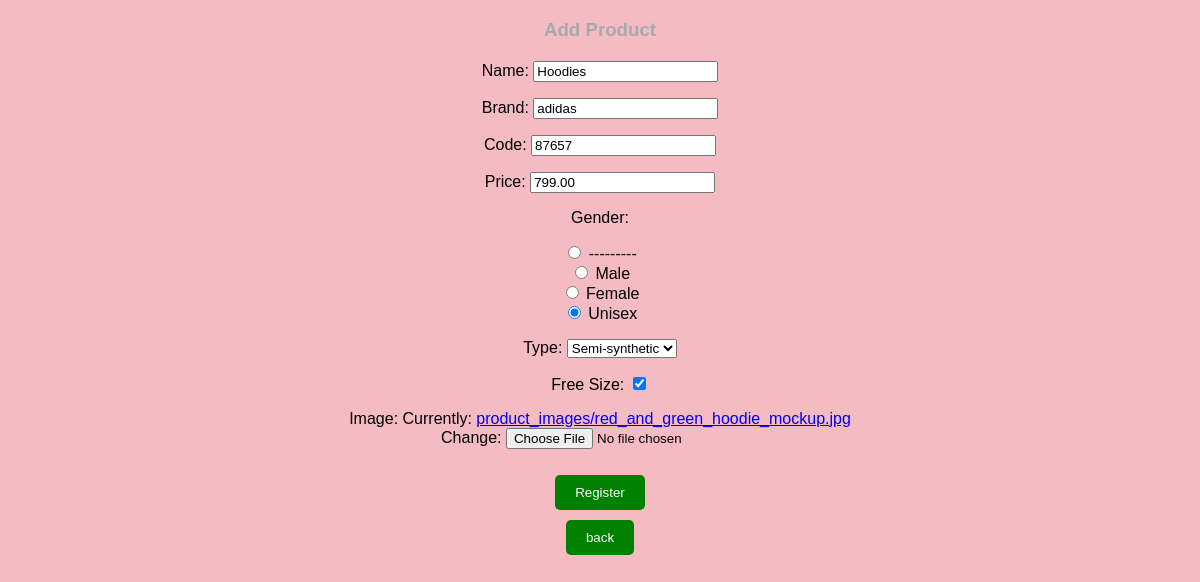
The page /Update/6 (signed in) on the database its author committed.
### customerapp/models.py (models this page shows)
class Products(models.Model):
    biology=[
        ('M', 'Male'),
        ('F', 'Female'),
        ('U', 'Unisex'),
    ]
    types=[
        ('Natural', 'Natural'),
        ('Synthetic', 'Synthetic'),
        ('Semi-Synthetic', 'Semi-synthetic')
    ]
    Product_Name=models.CharField(max_length=50, blank=False)
    Brand=models.CharField(max_length=20)
    Product_Code=models.IntegerField(blank=False)
    Price=models.DecimalField(max_digits=10, decimal_places=2)
    Gender=models.CharField(choices=biology, max_length=8, blank=False)
    Fabric_Type=models.CharField(choices=types, max_length=25)
    Free_Size=models.BooleanField(default=False)
    Image=models.ImageField(upload_to="product_images/", null=True)

### customerapp/views.py (the view)
# urls.py: path('Update/<int:id>',views.update, name= "updateurl"),
@login_required
def update(request,id):
    mydata=Products.objects.get(id=id)
    form_template=ProductsForm(instance=mydata)
    if request.method == "POST":
        mydata=ProductsForm(request.POST, request.FILES, instance=mydata)
        if mydata.is_valid:
            mydata.save()
            return redirect("catlogurl")
    return render(request, 'product.html', {'data':form_template})

### customerapp/forms.py
class ProductsForm(forms.ModelForm):
    class Meta:
        model=Products
        fields='__all__'
        widgets={
            'Gender': forms.RadioSelect,
        }
        labels = {
            'Product_Name': 'Name',
            'Product_Code': 'Code',
            'Fabric_Type': 'Type',
        }

### templates/product.html (shortened to what this page needs)
<!DOCTYPE html>
<html lang="en">
<head>
    {% load static%}
    <link rel="stylesheet" href="{% static 'css/product.css'%}">
</head>
<body>
    {% block content %}
    <center>
        <h3> Add Product</h3>
        <form method="post" action="" enctype="multipart/form-data">
            {{ data.as_p }}
            <input type="submit" value="Register">
        </form>
        <form action="/CatalogTable">
            <input type="submit" Value="back">
        </form>
    </center>
    {% endblock %}
</body>
</html>

### static/css/product.css (style rules this page uses)
body { font-family: Arial, sans-serif; background-color: rgb(244, 187, 195); margin: 0; padding: 0; }
h3 { color: darkgray; margin-bottom: 20px; }
input[type="submit"] { background-color:green; color: white; border: none; padding: 10px 20px; border-radius: 5px; cursor: pointer; margin-top: 10px; transition: background-color 0.3s; }

### rows shown on the page
Products: Product_Name "Hoodies", Brand "adidas", Product_Code "87657", Price "799.00", Gender "☐ --------- ☐ Male ☐ Female ☑ Unisex", Fabric_Type "Semi-synthetic", Free_Size "☑"
